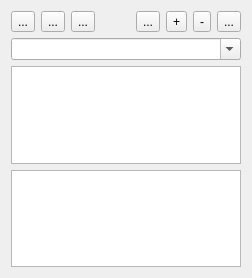
<?xml version="1.0" encoding="UTF-8"?>
<ui version="4.0">
 <class>DirectoryViewWidget</class>
 <widget class="QWidget" name="DirectoryViewWidget">
  <property name="geometry">
   <rect>
    <x>0</x>
    <y>0</y>
    <width>252</width>
    <height>278</height>
   </rect>
  </property>
  <property name="sizePolicy">
   <sizepolicy hsizetype="Ignored" vsizetype="Ignored">
    <horstretch>0</horstretch>
    <verstretch>0</verstretch>
   </sizepolicy>
  </property>
  <property name="windowTitle">
   <string>Form</string>
  </property>
  <layout class="QVBoxLayout" name="verticalLayout">
   <item>
    <layout class="QHBoxLayout" name="horizontalLayout_3" stretch="0,1,0">
     <item>
      <layout class="QHBoxLayout" name="horizontalLayout">
       <property name="rightMargin">
        <number>16</number>
       </property>
       <item>
        <widget class="QToolButton" name="m_backButton">
         <property name="text">
          <string>...</string>
         </property>
         <property name="icon">
          <iconset resource="../qosmic.qrc">
           <normaloff>:/icons/silk/bullet_arrow_left.xpm</normaloff>:/icons/silk/bullet_arrow_left.xpm</iconset>
         </property>
        </widget>
       </item>
       <item>
        <widget class="QToolButton" name="m_forwardButton">
         <property name="text">
          <string>...</string>
         </property>
         <property name="icon">
          <iconset resource="../qosmic.qrc">
           <normaloff>:/icons/silk/bullet_arrow_right.xpm</normaloff>:/icons/silk/bullet_arrow_right.xpm</iconset>
         </property>
        </widget>
       </item>
       <item>
        <widget class="QToolButton" name="m_upButton">
         <property name="text">
          <string>...</string>
         </property>
         <property name="icon">
          <iconset resource="../qosmic.qrc">
           <normaloff>:/icons/silk/bullet_arrow_up.xpm</normaloff>:/icons/silk/bullet_arrow_up.xpm</iconset>
         </property>
        </widget>
       </item>
      </layout>
     </item>
     <item>
      <spacer name="horizontalSpacer">
       <property name="orientation">
        <enum>Qt::Horizontal</enum>
       </property>
       <property name="sizeHint" stdset="0">
        <size>
         <width>0</width>
         <height>0</height>
        </size>
       </property>
      </spacer>
     </item>
     <item>
      <layout class="QHBoxLayout" name="horizontalLayout_2">
       <item>
        <widget class="QToolButton" name="m_openButton">
         <property name="text">
          <string>...</string>
         </property>
         <property name="icon">
          <iconset resource="../qosmic.qrc">
           <normaloff>:/icons/silk/folder.xpm</normaloff>:/icons/silk/folder.xpm</iconset>
         </property>
         <property name="iconSize">
          <size>
           <width>18</width>
           <height>18</height>
          </size>
         </property>
        </widget>
       </item>
       <item>
        <widget class="QToolButton" name="m_zoomInButton">
         <property name="text">
          <string>+</string>
         </property>
         <property name="icon">
          <iconset resource="../qosmic.qrc">
           <normaloff>:/icons/silk/magnifier_zoom_in.xpm</normaloff>:/icons/silk/magnifier_zoom_in.xpm</iconset>
         </property>
        </widget>
       </item>
       <item>
        <widget class="QToolButton" name="m_zoomOutButton">
         <property name="text">
          <string>-</string>
         </property>
         <property name="icon">
          <iconset resource="../qosmic.qrc">
           <normaloff>:/icons/silk/magnifier_zoom_out.xpm</normaloff>:/icons/silk/magnifier_zoom_out.xpm</iconset>
         </property>
        </widget>
       </item>
       <item>
        <widget class="QToolButton" name="m_configButton">
         <property name="text">
          <string>...</string>
         </property>
         <property name="icon">
          <iconset resource="../qosmic.qrc">
           <normaloff>:/icons/silk/bullet_wrench.xpm</normaloff>:/icons/silk/bullet_wrench.xpm</iconset>
         </property>
        </widget>
       </item>
      </layout>
     </item>
    </layout>
   </item>
   <item>
    <widget class="QComboBox" name="m_dirComboBox">
     <property name="editable">
      <bool>true</bool>
     </property>
    </widget>
   </item>
   <item>
    <widget class="QTreeView" name="m_treeView">
     <property name="acceptDrops">
      <bool>true</bool>
     </property>
     <property name="sizeAdjustPolicy">
      <enum>QAbstractScrollArea::AdjustToContentsOnFirstShow</enum>
     </property>
     <property name="dragEnabled">
      <bool>true</bool>
     </property>
     <property name="dragDropMode">
      <enum>QAbstractItemView::DragDrop</enum>
     </property>
     <property name="defaultDropAction">
      <enum>Qt::CopyAction</enum>
     </property>
     <property name="indentation">
      <number>2</number>
     </property>
     <property name="rootIsDecorated">
      <bool>false</bool>
     </property>
     <property name="sortingEnabled">
      <bool>true</bool>
     </property>
     <property name="expandsOnDoubleClick">
      <bool>false</bool>
     </property>
     <attribute name="headerMinimumSectionSize">
      <number>1</number>
     </attribute>
     <attribute name="headerDefaultSectionSize">
      <number>1</number>
     </attribute>
    </widget>
   </item>
   <item>
    <widget class="DirectoryListView" name="m_dirListView">
     <property name="acceptDrops">
      <bool>true</bool>
     </property>
     <property name="sizeAdjustPolicy">
      <enum>QAbstractScrollArea::AdjustToContentsOnFirstShow</enum>
     </property>
     <property name="dragEnabled">
      <bool>true</bool>
     </property>
     <property name="dragDropMode">
      <enum>QAbstractItemView::NoDragDrop</enum>
     </property>
     <property name="defaultDropAction">
      <enum>Qt::CopyAction</enum>
     </property>
     <property name="resizeMode">
      <enum>QListView::Adjust</enum>
     </property>
     <property name="layoutMode">
      <enum>QListView::Batched</enum>
     </property>
     <property name="viewMode">
      <enum>QListView::ListMode</enum>
     </property>
    </widget>
   </item>
  </layout>
 </widget>
 <customwidgets>
  <customwidget>
   <class>DirectoryListView</class>
   <extends>QListView</extends>
   <header>directorylistview.h</header>
  </customwidget>
 </customwidgets>
 <resources>
  <include location="../qosmic.qrc"/>
 </resources>
 <connections/>
</ui>
